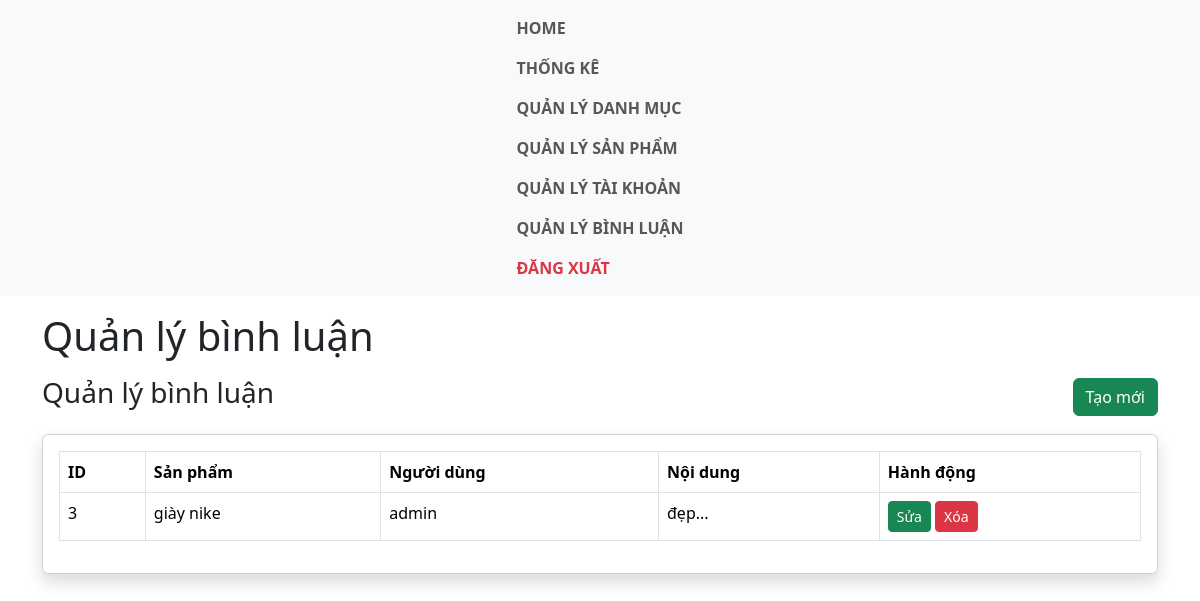
Page /?mode=admin&action=index-comment (signed in) on the committed database.
### tables this page shows
CREATE TABLE `comments` (
  `id` int NOT NULL,
  `user_id` int NOT NULL,
  `product_id` int NOT NULL,
  `content` varchar(200) NOT NULL,
  `created_at` int NOT NULL,
  `status` tinyint(1) NOT NULL DEFAULT '1',
  `rating` int NOT NULL DEFAULT '5'
);

CREATE TABLE `products` (
  `id` int NOT NULL,
  `name` varchar(50) NOT NULL,
  `description` varchar(255) NOT NULL,
  `categories_id` int NOT NULL,
  `price` int NOT NULL,
  `quantity` int NOT NULL,
  `img` varchar(255) NOT NULL,
  `view_count` int DEFAULT NULL
);

CREATE TABLE `users` (
  `id` int NOT NULL,
  `username` varchar(200) NOT NULL,
  `email` varchar(200) NOT NULL,
  `password` varchar(200) NOT NULL,
  `is_admin` tinyint(1) NOT NULL DEFAULT '0'
);

### controllers/admin/CommentController.php (called while the page is built, shortened)
<?php
class CommentController {
    private $commentModel;
    public function __construct() {
        $this->commentModel = new Comment();
    }
    public function index() {
        $title = 'Quản lý bình luận';
        $data = $this->commentModel->getAll();
        require_once PATH_VIEW_ADMIN_MAIN;
    }
}
?>

### routes/admin.php (called while the page is built)
<?php
$action = $_GET['action'] ?? '/';
match ($action) {
    'login' => (new AuthController)->login(),
    'authenticate' => (new AuthController)->authenticate(),
    'logout' => (new AuthController)->logout(),
    '/'         => (new DashboardController)->index(),
    'index-product' => (new ProductController)->index(),
    'show-product' => (new ProductController)->show(),
    'delete-product' => (new ProductController)->delete(),
    'create-product' => (new ProductController)->create(),
    'store-product' => (new ProductController)->store(),
    'edit-product' => (new ProductController)->edit(),
    'update-product' => (new ProductController)->update(),
    'thong-ke' => (new StatisticController)->index(),
    'index-category' => (new CategoryController)->index(),
    'create-category' => (new CategoryController)->create(),
    'store-category' => (new CategoryController)->store(),
    'edit-category' => (new CategoryController)->edit(),
    'update-category' => (new CategoryController)->update(),
    'delete-category' => (new CategoryController)->delete(),
    'index-user' => (new UserController)->index(),
    'create-user' => (new UserController)->create(),
    'store-user' => (new UserController)->store(),
    'edit-user' => (new UserController)->edit(),
    'update-user' => (new UserController)->update(),
    'delete-user' => (new UserController)->delete(),
    'index-comment' => (new CommentController)->index(),
    'create-comment' => (new CommentController)->create(),
    'store-comment' => (new CommentController)->store(),
    'edit-comment' => (new CommentController)->edit(),
    'update-comment' => (new CommentController)->update(),
    'delete-comment' => (new CommentController)->delete(),
};
?>

### models/BaseModel.php (called while the page is built, shortened)
<?php
class BaseModel
{
    public function __construct()
    {
        $dsn = sprintf('mysql:host=%s;port=%s;dbname=%s;charset=utf8', DB_HOST, DB_PORT, DB_NAME);
        try {
            $this->pdo = new PDO($dsn, DB_USERNAME, DB_PASSWORD, DB_OPTIONS);
        } catch (PDOException $e) {
            die("Kết nối cơ sở dữ liệu thất bại: {$e->getMessage()}. Vui lòng thử lại sau.");
        }
    }
}

### models/Comment.php (called while the page is built, shortened)
<?php
class Comment extends BaseModel {
    public function getAll() {
        $sql = "SELECT c.*, p.name as product_name, u.username FROM comments c
                LEFT JOIN products p ON c.product_id = p.id
                LEFT JOIN users u ON c.user_id = u.id
                ORDER BY c.id DESC";
        $stmt = $this->pdo->prepare($sql);
        $stmt->execute();
        return $stmt->fetchAll();
    }
}
?>

### views/admin/comment/index.php (the view)
<div class="container-fluid">
    <div class="d-flex justify-content-between align-items-center mb-3">
        <h1 class="h3 text-gray-800"><?= $title ?></h1>
        <a href="<?= BASE_URL_ADMIN ?>&action=create-comment" class="btn btn-success">
            Tạo mới
        </a>
    </div>
    <div class="card shadow mb-4">
        <div class="card-body">
            <div class="table-responsive">
                <table class="table table-bordered">
                    <thead class="bg-success text-white">
                        <tr>
                            <th>ID</th>
                            <th>Sản phẩm</th>
                            <th>Người dùng</th>
                            <th>Nội dung</th>
                            <th>Hành động</th>
                        </tr>
                    </thead>
                    <tbody>
                        <?php if (!empty($data)): ?>
                            <?php foreach ($data as $comment): ?>
                            <tr>
                                <td><?= $comment['id'] ?></td>
                                <td><?= $comment['product_name'] ?? 'N/A' ?></td>
                                <td><?= $comment['username'] ?? 'Khách' ?></td>
                                <td><?= substr($comment['content'] ?? '', 0, 50) ?>...</td>
                                <td>
                                    <a href="<?= BASE_URL_ADMIN ?>&action=edit-comment&id=<?= $comment['id'] ?>"
                                       class="btn btn-success btn-sm">Sửa</a>
                                    <a href="<?= BASE_URL_ADMIN ?>&action=delete-comment&id=<?= $comment['id'] ?>"
                                       class="btn btn-danger btn-sm"
                                       onclick="return confirm('Bạn có chắc muốn xóa?')">Xóa</a>
                                </td>
                            </tr>
                            <?php endforeach; ?>
                        <?php else: ?>
                            <tr>
                                <td colspan="5" class="text-center">Chưa có bình luận nào</td>
                            </tr>
                        <?php endif; ?>
                    </tbody>
                </table>
            </div>
        </div>
    </div>
</div>

### rows in the picture
comments: id "3", product.name "giày nike", user.username "admin", content "đẹp"

### other values in the picture
$title "Quản lý bình luận"
